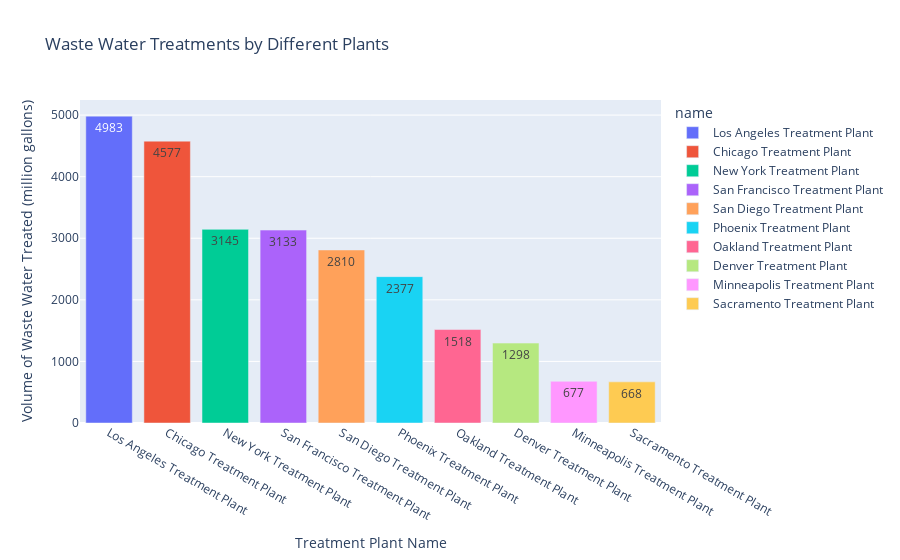

Notebook cell for this chart:
### Code cell
fig=px.bar(waste_wt.sort_values(by='Volume of Water Treated',ascending=False),x='name',y='Volume of Water Treated',color='name',text='Volume of Water Treated',height=500,title='Waste Water Treatments by Different Plants')
fig.update_layout(xaxis_title='Treatment Plant Name',yaxis_title='Volume of Waste Water Treated (million gallons)')
fig.show()

### Figure 1 — Plotly figure (JSON) as saved in the notebook; plotly's stock layout.template omitted (floating-point values rounded to 4 significant figures)
{"data": [{"alignmentgroup": "True", "hovertemplate": "name=%{x}<br>Volume of Water Treated=%{text}<extra></extra>", "legendgroup": "Los Angeles Treatment Plant", "marker": {"color": "#636efa", "pattern": {"shape": ""}}, "name": "Los Angeles Treatment Plant", "offsetgroup": "Los Angeles Treatment Plant", "orientation": "v", "showlegend": true, "text": [4983], "textposition": "auto", "type": "bar", "x": ["Los Angeles Treatment Plant"], "xaxis": "x", "y": [4983], "yaxis": "y"}, {"alignmentgroup": "True", "hovertemplate": "name=%{x}<br>Volume of Water Treated=%{text}<extra></extra>", "legendgroup": "Chicago Treatment Plant", "marker": {"color": "#EF553B", "pattern": {"shape": ""}}, "name": "Chicago Treatment Plant", "offsetgroup": "Chicago Treatment Plant", "orientation": "v", "showlegend": true, "text": [4577], "textposition": "auto", "type": "bar", "x": ["Chicago Treatment Plant"], "xaxis": "x", "y": [4577], "yaxis": "y"}, {"alignmentgroup": "True", "hovertemplate": "name=%{x}<br>Volume of Water Treated=%{text}<extra></extra>", "legendgroup": "New York Treatment Plant", "marker": {"color": "#00cc96", "pattern": {"shape": ""}}, "name": "New York Treatment Plant", "offsetgroup": "New York Treatment Plant", "orientation": "v", "showlegend": true, "text": [3145], "textposition": "auto", "type": "bar", "x": ["New York Treatment Plant"], "xaxis": "x", "y": [3145], "yaxis": "y"}, {"alignmentgroup": "True", "hovertemplate": "name=%{x}<br>Volume of Water Treated=%{text}<extra></extra>", "legendgroup": "San Francisco Treatment Plant", "marker": {"color": "#ab63fa", "pattern": {"shape": ""}}, "name": "San Francisco Treatment Plant", "offsetgroup": "San Francisco Treatment Plant", "orientation": "v", "showlegend": true, "text": [3133], "textposition": "auto", "type": "bar", "x": ["San Francisco Treatment Plant"], "xaxis": "x", "y": [3133], "yaxis": "y"}, {"alignmentgroup": "True", "hovertemplate": "name=%{x}<br>Volume of Water Treated=%{text}<extra></extra>", "legendgroup": "San Diego Treatment Plant ", "marker": {"color": "#FFA15A", "pattern": {"shape": ""}}, "name": "San Diego Treatment Plant ", "offsetgroup": "San Diego Treatment Plant ", "orientation": "v", "showlegend": true, "text": [2810], "textposition": "auto", "type": "bar", "x": ["San Diego Treatment Plant "], "xaxis": "x", "y": [2810], "yaxis": "y"}, {"alignmentgroup": "True", "hovertemplate": "name=%{x}<br>Volume of Water Treated=%{text}<extra></extra>", "legendgroup": "Phoenix Treatment Plant", "marker": {"color": "#19d3f3", "pattern": {"shape": ""}}, "name": "Phoenix Treatment Plant", "offsetgroup": "Phoenix Treatment Plant", "orientation": "v", "showlegend": true, "text": [2377], "textposition": "auto", "type": "bar", "x": ["Phoenix Treatment Plant"], "xaxis": "x", "y": [2377], "yaxis": "y"}, {"alignmentgroup": "True", "hovertemplate": "name=%{x}<br>Volume of Water Treated=%{text}<extra></extra>", "legendgroup": "Oakland Treatment Plant", "marker": {"color": "#FF6692", "pattern": {"shape": ""}}, "name": "Oakland Treatment Plant", "offsetgroup": "Oakland Treatment Plant", "orientation": "v", "showlegend": true, "text": [1518], "textposition": "auto", "type": "bar", "x": ["Oakland Treatment Plant"], "xaxis": "x", "y": [1518], "yaxis": "y"}, {"alignmentgroup": "True", "hovertemplate": "name=%{x}<br>Volume of Water Treated=%{text}<extra></extra>", "legendgroup": "Denver Treatment Plant", "marker": {"color": "#B6E880", "pattern": {"shape": ""}}, "name": "Denver Treatment Plant", "offsetgroup": "Denver Treatment Plant", "orientation": "v", "showlegend": true, "text": [1298], "textposition": "auto", "type": "bar", "x": ["Denver Treatment Plant"], "xaxis": "x", "y": [1298], "yaxis": "y"}, {"alignmentgroup": "True", "hovertemplate": "name=%{x}<br>Volume of Water Treated=%{text}<extra></extra>", "legendgroup": "Minneapolis Treatment Plant", "marker": {"color": "#FF97FF", "pattern": {"shape": ""}}, "name": "Minneapolis Treatment Plant", "offsetgroup": "Minneapolis Treatment Plant", "orientation": "v", "showlegend": true, "text": [677], "textposition": "auto", "type": "bar", "x": ["Minneapolis Treatment Plant"], "xaxis": "x", "y": [677], "yaxis": "y"}, {"alignmentgroup": "True", "hovertemplate": "name=%{x}<br>Volume of Water Treated=%{text}<extra></extra>", "legendgroup": "Sacramento Treatment Plant", "marker": {"color": "#FECB52", "pattern": {"shape": ""}}, "name": "Sacramento Treatment Plant", "offsetgroup": "Sacramento Treatment Plant", "orientation": "v", "showlegend": true, "text": [668], "textposition": "auto", "type": "bar", "x": ["Sacramento Treatment Plant"], "xaxis": "x", "y": [668], "yaxis": "y"}], "layout": {"autosize": true, "barmode": "relative", "legend": {"title": {"text": "name"}, "tracegroupgap": 0}, "title": {"text": "Waste Water Treatments by Different Plants"}, "xaxis": {"anchor": "y", "autorange": true, "categoryarray": ["Los Angeles Treatment Plant", "Chicago Treatment Plant", "New York Treatment Plant", "San Francisco Treatment Plant", "San Diego Treatment Plant ", "Phoenix Treatment Plant", "Oakland Treatment Plant", "Denver Treatment Plant", "Minneapolis Treatment Plant", "Sacramento Treatment Plant"], "categoryorder": "array", "domain": [0, 1], "range": [-0.5, 9.5], "title": {"text": "Treatment Plant Name"}, "type": "category"}, "yaxis": {"anchor": "x", "autorange": true, "domain": [0, 1], "range": [0, 5245.0], "title": {"text": "Volume of Waste Water Treated (million gallons)"}, "type": "linear"}}}
